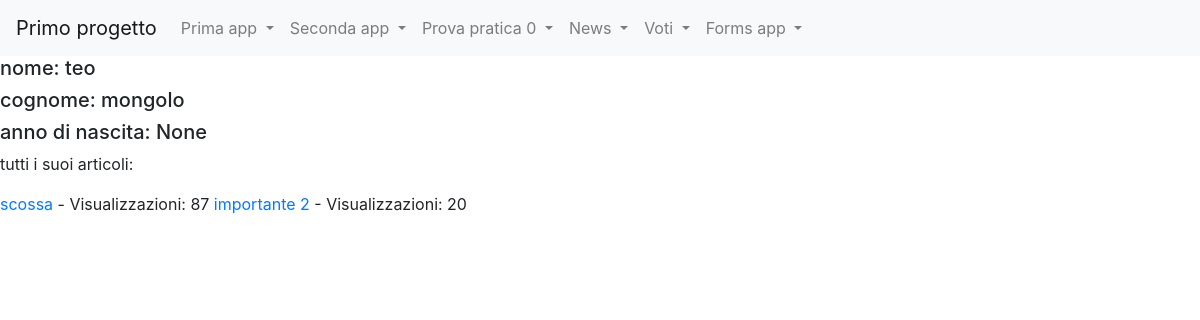
The app's page /news/giornalisti/8, older data.
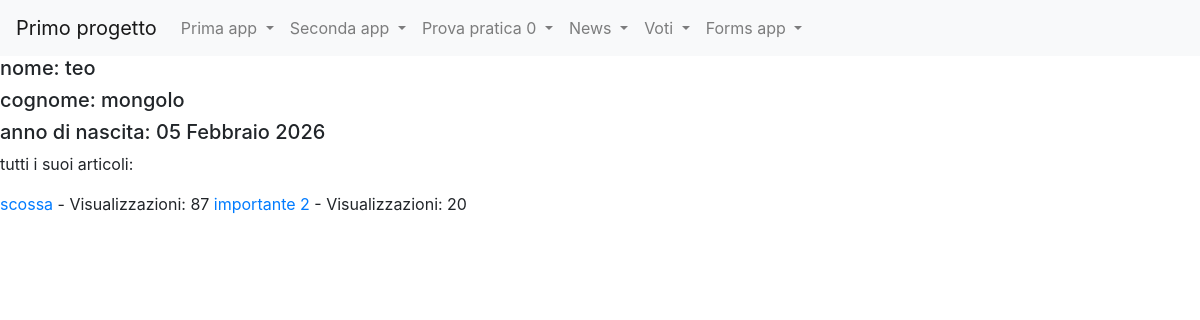
The same page, newer data.
### news/models.py (models this page shows, shortened)
class Giornalista(models.Model):
    nome= models.CharField(max_length=20)
    cognome= models.CharField(max_length=20)
    anno_di_nascita= models.DateField(blank=True)
    class Meta:
        verbose_name="Giornalista"
        verbose_name_plural="Giornalisti"

### news/views.py (the view)
# urls.py: path("giornalisti/<int:pk>", giornalistaDetailView, name="giornalistaDetailView"),
def giornalistaDetailView(request, pk):
    giornalista= get_object_or_404(Giornalista,pk=pk)
    articoli = Articolo.objects.filter(giornalista=giornalista)
    context={
        "giornalista": giornalista,
        "articoli": articoli}
    return render(request, "news/giornalistaDetailView.html", context)

### news/templates/news/giornalistaDetailView.html (shortened to what this page needs)
{% extends 'base.html' %}
{% block content %}
    <h5>nome: {{giornalista.nome}}</h5>
    <h5>cognome: {{giornalista.cognome}}</h5>
    <h5>anno di nascita: {{giornalista.anno_di_nascita}}</h5>
    <p>tutti i suoi articoli: </p>
    {% for articolo in articoli %}
        <a href=" {% url 'news:lista_articoli' articolo.id %}">{{articolo.titolo}}</a>
        - Visualizzazioni: {{articolo.visualizzazioni}}
    {% endfor %}
{% endblock content %}

Row changes from the older to the newer data that the page shows:
changed Giornalista "teo": anno_di_nascita "None" → "05 Febbraio 2026"
